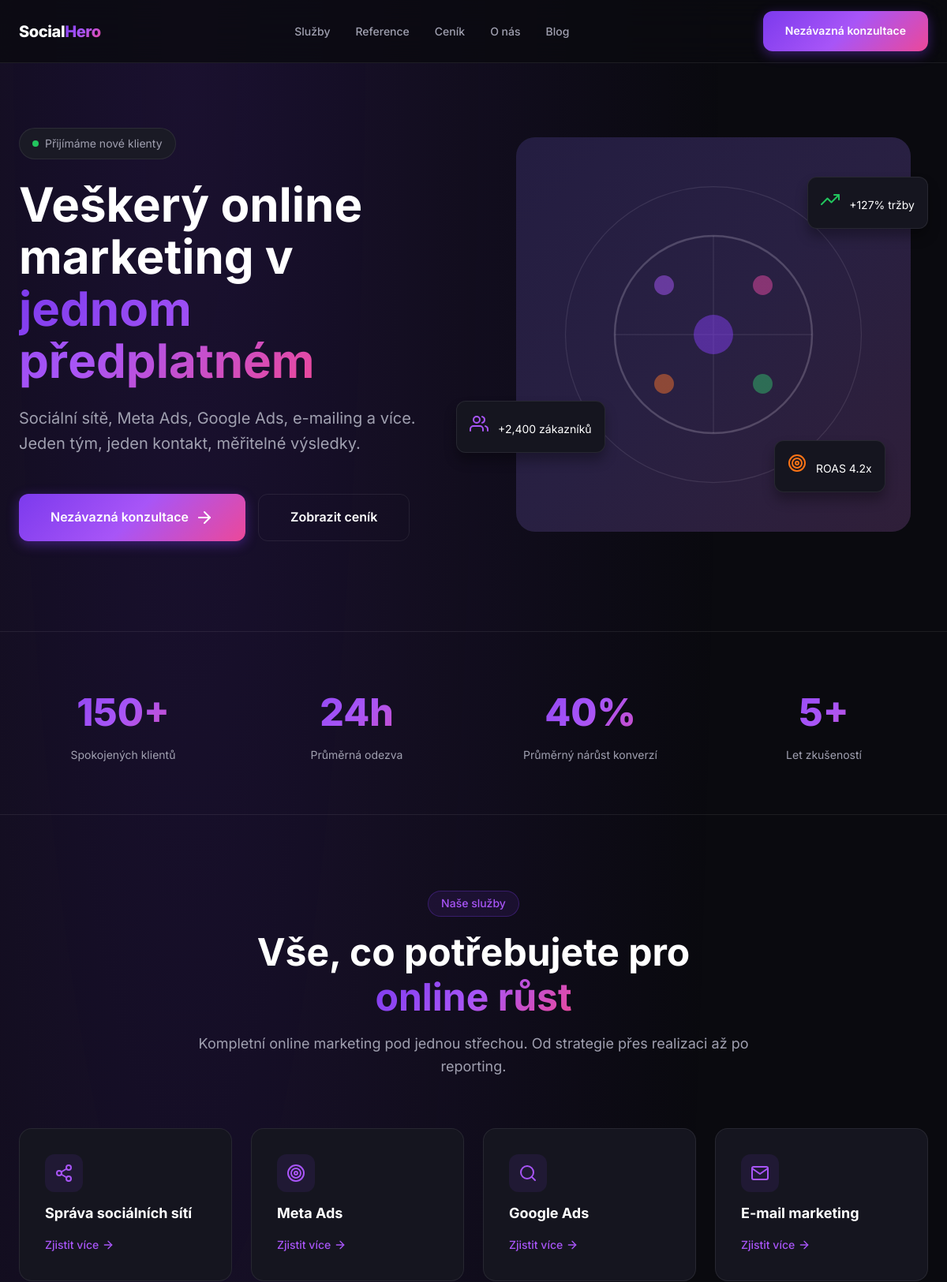
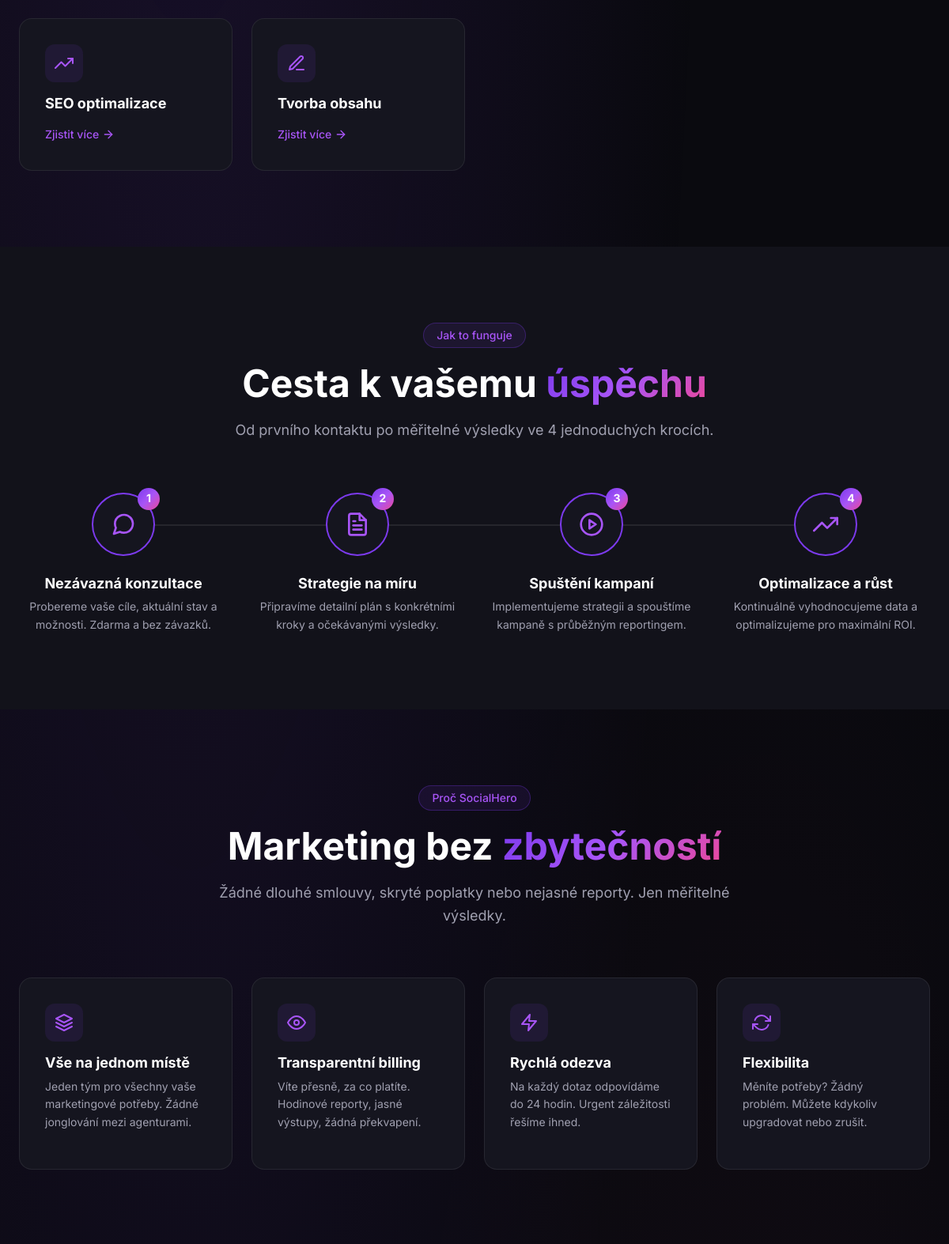
The page / (upper part) on the database its author committed (2 pictures, top to bottom).
### tables this page shows
CREATE TABLE IF NOT EXISTS `services` (
    `id` INT UNSIGNED NOT NULL AUTO_INCREMENT,
    `slug` VARCHAR(255) NOT NULL UNIQUE,
    `title` VARCHAR(255) NOT NULL,
    `short_description` VARCHAR(500) DEFAULT NULL,
    `description` LONGTEXT,
    `icon` VARCHAR(50) DEFAULT NULL,
    `features` JSON DEFAULT NULL,
    `meta_title` VARCHAR(255) DEFAULT NULL,
    `meta_description` TEXT DEFAULT NULL,
    `sort_order` INT NOT NULL DEFAULT 0,
    `is_active` TINYINT(1) NOT NULL DEFAULT 1,
    `created_at` DATETIME NOT NULL DEFAULT CURRENT_TIMESTAMP,
    `updated_at` DATETIME NOT NULL DEFAULT CURRENT_TIMESTAMP ON UPDATE CURRENT_TIMESTAMP,
    PRIMARY KEY (`id`),
    INDEX `idx_slug` (`slug`),
    INDEX `idx_active` (`is_active`),
    INDEX `idx_sort` (`sort_order`)
);

CREATE TABLE IF NOT EXISTS `process_steps` (
    `id` INT UNSIGNED NOT NULL AUTO_INCREMENT,
    `title` VARCHAR(255) NOT NULL,
    `description` TEXT DEFAULT NULL,
    `icon` VARCHAR(50) DEFAULT 'check',
    `sort_order` INT NOT NULL DEFAULT 0,
    `is_active` TINYINT(1) NOT NULL DEFAULT 1,
    `created_at` DATETIME NOT NULL DEFAULT CURRENT_TIMESTAMP,
    `updated_at` DATETIME NOT NULL DEFAULT CURRENT_TIMESTAMP ON UPDATE CURRENT_TIMESTAMP,
    PRIMARY KEY (`id`),
    INDEX `idx_active` (`is_active`),
    INDEX `idx_sort` (`sort_order`)
);

### app/Views/pages/home.php (the view, shortened to what the rows shown need)
<section class="hero">
    <div class="hero__container container">
        <div class="hero__content">
            <div class="hero__badge">
                <span class="hero__badge-dot"></span>
                Přijímáme nové klienty
            </div>
            <h1 class="hero__title">
                Veškerý online marketing v
                <span class="text-gradient">jednom předplatném</span>
            </h1>
            <p class="hero__subtitle">
                Sociální sítě, Meta Ads, Google Ads, e-mailing a více.
                Jeden tým, jeden kontakt, měřitelné výsledky.
            </p>
            <div class="hero__actions">
                <a href="<?= \App\Core\View::url('/kontakt') ?>" class="btn btn--primary btn--large">
                    Nezávazná konzultace
                    <i data-feather="arrow-right"></i>
                </a>
                <a href="<?= \App\Core\View::url('/cenik') ?>" class="btn btn--secondary btn--large">
                    Zobrazit ceník
                </a>
            </div>
        </div>
        <div class="hero__visual">
            <div class="hero__image">
            </div>
            <div class="hero__float hero__float--1">
                <i data-feather="trending-up" style="color: #22c55e;"></i>
                <span style="font-size: 0.875rem; margin-left: 0.5rem;">+127% tržby</span>
            </div>
            <div class="hero__float hero__float--2">
                <i data-feather="users" style="color: #a855f7;"></i>
                <span style="font-size: 0.875rem; margin-left: 0.5rem;">+2,400 zákazníků</span>
            </div>
            <div class="hero__float hero__float--3">
                <i data-feather="target" style="color: #f97316;"></i>
                <span style="font-size: 0.875rem; margin-left: 0.5rem;">ROAS 4.2x</span>
            </div>
        </div>
    </div>
</section>
<section class="stats">
    <div class="container">
        <div class="stats__grid">
            <?php foreach ($stats as $stat): ?>
            <div class="stats__item">
                <div class="stats__number"><?= $stat['number'] ?></div>
                <div class="stats__label"><?= $stat['label'] ?></div>
            </div>
            <?php endforeach; ?>
        </div>
    </div>
</section>
<section class="section" id="sluzby">
    <div class="container">
        <div class="section__header">
            <span class="section__badge">Naše služby</span>
            <h2 class="section__title">
                Vše, co potřebujete pro
                <span class="text-gradient">online růst</span>
            </h2>
            <p class="section__description">
                Kompletní online marketing pod jednou střechou.
                Od strategie přes realizaci až po reporting.
            </p>
        </div>
        <div class="services__grid">
            <?php foreach ($services as $service): ?>
            <div class="service-card">
                <div class="service-card__icon">
                    <i data-feather="<?= $service['icon'] ?>"></i>
                </div>
                <h3 class="service-card__title"><?= $service['title'] ?></h3>
                <a href="<?= \App\Core\View::url('/sluzby/' . ($service['slug'] ?? '')) ?>" class="service-card__link">
                    Zjistit více
                    <i data-feather="arrow-right"></i>
                </a>
            </div>
            <?php endforeach; ?>
        </div>
    </div>
</section>
<?php if (!empty($processSteps)): ?>
<section class="process section--alt">
    <div class="container">
        <div class="section__header">
            <span class="section__badge">Jak to funguje</span>
            <h2 class="section__title">
                Cesta k vašemu
                <span class="text-gradient">úspěchu</span>
            </h2>
            <p class="section__description">
                Od prvního kontaktu po měřitelné výsledky ve <?= count($processSteps) ?> jednoduchých krocích.
            </p>
        </div>
        <div class="process__timeline">
            <?php foreach ($processSteps as $index => $step): ?>
            <div class="process__step">
                <div class="process__icon">
                    <span class="process__number"><?= $index + 1 ?></span>
                    <i data-feather="<?= htmlspecialchars($step['icon'] ?? 'check') ?>"></i>
                </div>
                <h3 class="process__title"><?= htmlspecialchars($step['title']) ?></h3>
                <p class="process__description">
                    <?= htmlspecialchars($step['description'] ?? '') ?>
                </p>
            </div>
            <?php endforeach; ?>
        </div>
    </div>
</section>
<?php endif; ?>
<section class="section">
    <div class="container">
        <div class="section__header">
            <span class="section__badge">Proč SocialHero</span>
            <h2 class="section__title">
                Marketing bez
                <span class="text-gradient">zbytečností</span>
            </h2>
            <p class="section__description">
                Žádné dlouhé smlouvy, skryté poplatky nebo nejasné reporty.
                Jen měřitelné výsledky.
            </p>
        </div>
        <div class="services__grid">
            <div class="service-card">
                <div class="service-card__icon">
                    <i data-feather="layers"></i>
                </div>
                <h3 class="service-card__title">Vše na jednom místě</h3>
                <p class="service-card__description">
                    Jeden tým pro všechny vaše marketingové potřeby.
                    Žádné jonglování mezi agenturami.
                </p>
            </div>
            <div class="service-card">
                <div class="service-card__icon">
                    <i data-feather="eye"></i>
                </div>
                <h3 class="service-card__title">Transparentní billing</h3>
                <p class="service-card__description">
                    Víte přesně, za co platíte. Hodinové reporty,
                    jasné výstupy, žádná překvapení.
                </p>
            </div>
            <div class="service-card">
                <div class="service-card__icon">
                    <i data-feather="zap"></i>
                </div>
                <h3 class="service-card__title">Rychlá odezva</h3>
                <p class="service-card__description">
                    Na každý dotaz odpovídáme do 24 hodin.
                    Urgent záležitosti řešíme ihned.
                </p>
            </div>
            <div class="service-card">
                <div class="service-card__icon">
                    <i data-feather="refresh-cw"></i>
                </div>
                <h3 class="service-card__title">Flexibilita</h3>
                <p class="service-card__description">
                    Měníte potřeby? Žádný problém.
                    Můžete kdykoliv upgradovat nebo zrušit.
                </p>
            </div>
        </div>
    </div>
</section>

### app/Core/Router.php (shortened to what the rows shown need)
<?php
class Router
{
    private array $routes = [];
    private string $basePath = '';
    public function __construct(string $basePath = '')
    {
        $this->basePath = rtrim($basePath, '/');
    }
    private function addRoute(string $method, string $path, callable|array $handler): void
    {
        if ($path === '/') {
            $fullPath = $this->basePath ?: '/';
        } else {
            $fullPath = $this->basePath . '/' . ltrim($path, '/');
        }
        $fullPath = rtrim($fullPath, '/') ?: '/';
        $pattern = preg_replace('/\{([a-zA-Z_]+)\}/', '(?P<$1>[^/]+)', $fullPath);
        $pattern = '#^' . $pattern . '/?$#';
        $this->routes[] = [
            'method' => $method,
            'path' => $fullPath,
            'pattern' => $pattern,
            'handler' => $handler
        ];
    }
    public function dispatch(): void
    {
        $uri = parse_url($_SERVER['REQUEST_URI'], PHP_URL_PATH);
        $uri = rtrim($uri, '/') ?: '/';
        foreach ($this->routes as $route) {
            if (preg_match($route['pattern'], $uri, $matches)) {
                $params = array_filter($matches, 'is_string', ARRAY_FILTER_USE_KEY);
                if (is_callable($route['handler'])) {
                    call_user_func_array($route['handler'], $params);
                } elseif (is_array($route['handler'])) {
                    [$controller, $action] = $route['handler'];
                    $controllerInstance = new $controller();
                    call_user_func_array([$controllerInstance, $action], $params);
                }
                return;
            }
        }
    }
}

### rows shown on the page
services: title "Správa sociálních sítí"
services: title "Meta Ads"
services: title "Google Ads"
services: title "E-mail marketing"
services: title "SEO optimalizace"
services: title "Tvorba obsahu"
process_steps: title "Nezávazná konzultace", description "Probereme vaše cíle, aktuální stav a možnosti. Zdarma a bez závazků."
process_steps: title "Strategie na míru", description "Připravíme detailní plán s konkrétními kroky a očekávanými výsledky."
process_steps: title "Spuštění kampaní", description "Implementujeme strategii a spouštíme kampaně s průběžným reportingem."
process_steps: title "Optimalizace a růst", description "Kontinuálně vyhodnocujeme data a optimalizujeme pro maximální ROI."

### other values the page prints
$stat['number'] "150+"
$stat['label'] "Spokojených klientů"
$stat['number'] "24h"
$stat['label'] "Průměrná odezva"
$stat['number'] "40%"
$stat['label'] "Průměrný nárůst konverzí"
$stat['number'] "5+"
$stat['label'] "Let zkušeností"
count($processSteps) "4"
